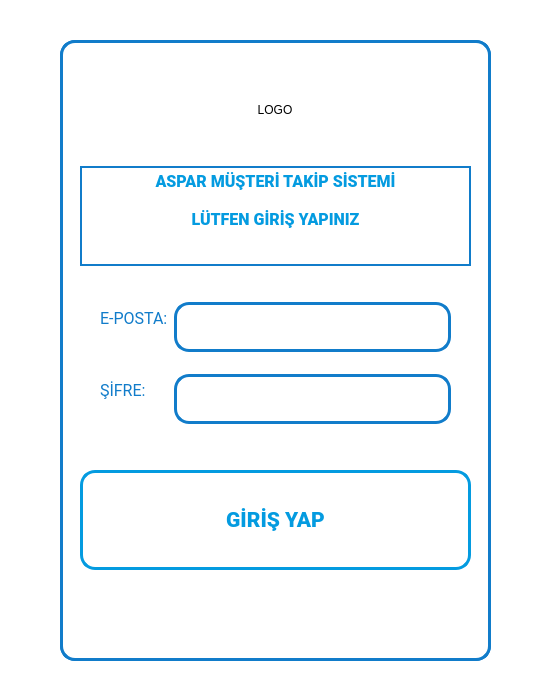
<?xml version="1.0" encoding="UTF-8"?>
<ui version="4.0">
 <class>girisyap</class>
 <widget class="QMainWindow" name="girisyap">
  <property name="geometry">
   <rect>
    <x>0</x>
    <y>0</y>
    <width>534</width>
    <height>687</height>
   </rect>
  </property>
  <property name="windowTitle">
   <string>ASPARMTS - GİRİŞ YAP</string>
  </property>
  <property name="styleSheet">
   <string notr="true">border:0;</string>
  </property>
  <widget class="QWidget" name="centralwidget">
   <property name="styleSheet">
    <string notr="true">background-color: rgb(255, 255, 255);border:0;</string>
   </property>
   <widget class="QFrame" name="frame">
    <property name="geometry">
     <rect>
      <x>60</x>
      <y>40</y>
      <width>431</width>
      <height>621</height>
     </rect>
    </property>
    <property name="styleSheet">
     <string notr="true">border: 3px solid;
border-color:rgb(17, 124, 202);
border-radius:15px
</string>
    </property>
    <property name="frameShape">
     <enum>QFrame::StyledPanel</enum>
    </property>
    <property name="frameShadow">
     <enum>QFrame::Raised</enum>
    </property>
    <widget class="QWidget" name="verticalLayoutWidget">
     <property name="geometry">
      <rect>
       <x>0</x>
       <y>0</y>
       <width>431</width>
       <height>621</height>
      </rect>
     </property>
     <layout class="QVBoxLayout" name="verticalLayout">
      <property name="leftMargin">
       <number>20</number>
      </property>
      <property name="topMargin">
       <number>20</number>
      </property>
      <property name="rightMargin">
       <number>20</number>
      </property>
      <property name="bottomMargin">
       <number>20</number>
      </property>
      <item>
       <layout class="QHBoxLayout" name="horizontalLayout_3">
        <property name="topMargin">
         <number>0</number>
        </property>
        <item>
         <widget class="QLabel" name="logo">
          <property name="minimumSize">
           <size>
            <width>240</width>
            <height>100</height>
           </size>
          </property>
          <property name="maximumSize">
           <size>
            <width>240</width>
            <height>100</height>
           </size>
          </property>
          <property name="styleSheet">
           <string notr="true">border: 0
</string>
          </property>
          <property name="text">
           <string>LOGO</string>
          </property>
          <property name="alignment">
           <set>Qt::AlignCenter</set>
          </property>
         </widget>
        </item>
       </layout>
      </item>
      <item>
       <widget class="QTextBrowser" name="bilgilendirme_label">
        <property name="minimumSize">
         <size>
          <width>0</width>
          <height>100</height>
         </size>
        </property>
        <property name="maximumSize">
         <size>
          <width>16777215</width>
          <height>100</height>
         </size>
        </property>
        <property name="font">
         <font>
          <family>Roboto Black</family>
         </font>
        </property>
        <property name="styleSheet">
         <string notr="true">color: rgb(4, 155, 224);

border: 2px solid;
border-color:rgb(17, 124, 202);
border-radius:0px

</string>
        </property>
        <property name="html">
         <string>&lt;!DOCTYPE HTML PUBLIC &quot;-//W3C//DTD HTML 4.0//EN&quot; &quot;http://www.w3.org/TR/REC-html40/strict.dtd&quot;&gt;
&lt;html&gt;&lt;head&gt;&lt;meta name=&quot;qrichtext&quot; content=&quot;1&quot; /&gt;&lt;style type=&quot;text/css&quot;&gt;
p, li { white-space: pre-wrap; }
&lt;/style&gt;&lt;/head&gt;&lt;body style=&quot; font-family:'Roboto Black'; font-size:7.8pt; font-weight:400; font-style:normal;&quot;&gt;
&lt;p align=&quot;center&quot; style=&quot; margin-top:0px; margin-bottom:0px; margin-left:0px; margin-right:0px; -qt-block-indent:0; text-indent:0px;&quot;&gt;&lt;span style=&quot; font-size:12pt; font-weight:600;&quot;&gt;ASPAR MÜŞTERİ TAKİP SİSTEMİ&lt;/span&gt;&lt;/p&gt;
&lt;p align=&quot;center&quot; style=&quot;-qt-paragraph-type:empty; margin-top:0px; margin-bottom:0px; margin-left:0px; margin-right:0px; -qt-block-indent:0; text-indent:0px; font-size:12pt; font-weight:600;&quot;&gt;&lt;br /&gt;&lt;/p&gt;
&lt;p align=&quot;center&quot; style=&quot; margin-top:0px; margin-bottom:0px; margin-left:0px; margin-right:0px; -qt-block-indent:0; text-indent:0px;&quot;&gt;&lt;span style=&quot; font-size:12pt;&quot;&gt;LÜTFEN GİRİŞ YAPINIZ&lt;/span&gt;&lt;/p&gt;&lt;/body&gt;&lt;/html&gt;</string>
        </property>
       </widget>
      </item>
      <item>
       <spacer name="verticalSpacer_2">
        <property name="orientation">
         <enum>Qt::Vertical</enum>
        </property>
        <property name="sizeType">
         <enum>QSizePolicy::Fixed</enum>
        </property>
        <property name="sizeHint" stdset="0">
         <size>
          <width>20</width>
          <height>30</height>
         </size>
        </property>
       </spacer>
      </item>
      <item>
       <layout class="QFormLayout" name="formLayout">
        <property name="leftMargin">
         <number>20</number>
        </property>
        <property name="rightMargin">
         <number>20</number>
        </property>
        <item row="0" column="0">
         <widget class="QLabel" name="eposta_label">
          <property name="font">
           <font>
            <family>Roboto</family>
            <pointsize>12</pointsize>
           </font>
          </property>
          <property name="styleSheet">
           <string notr="true">color: rgb(17, 124, 202);
border:0;</string>
          </property>
          <property name="text">
           <string>E-POSTA:</string>
          </property>
         </widget>
        </item>
        <item row="2" column="0">
         <widget class="QLabel" name="sifre_label">
          <property name="font">
           <font>
            <family>Roboto</family>
            <pointsize>12</pointsize>
           </font>
          </property>
          <property name="styleSheet">
           <string notr="true">color: rgb(17, 124, 202);
border:0;</string>
          </property>
          <property name="text">
           <string>ŞİFRE:</string>
          </property>
         </widget>
        </item>
        <item row="0" column="1">
         <widget class="QLineEdit" name="eposta_lineedit">
          <property name="minimumSize">
           <size>
            <width>0</width>
            <height>50</height>
           </size>
          </property>
          <property name="font">
           <font>
            <family>Roboto</family>
            <pointsize>12</pointsize>
           </font>
          </property>
          <property name="styleSheet">
           <string notr="true">QLineEdit{

border: 3px solid;
border-color:rgb(17, 124, 202);
border-radius:15px

}</string>
          </property>
          <property name="text">
           <string/>
          </property>
          <property name="alignment">
           <set>Qt::AlignCenter</set>
          </property>
         </widget>
        </item>
        <item row="2" column="1">
         <widget class="QLineEdit" name="sifre_lineedit">
          <property name="minimumSize">
           <size>
            <width>0</width>
            <height>50</height>
           </size>
          </property>
          <property name="font">
           <font>
            <family>Roboto</family>
            <pointsize>12</pointsize>
           </font>
          </property>
          <property name="styleSheet">
           <string notr="true">QLineEdit{

border: 3px solid;
border-color:rgb(17, 124, 202);
border-radius:15px

}</string>
          </property>
          <property name="inputMask">
           <string/>
          </property>
          <property name="text">
           <string/>
          </property>
          <property name="alignment">
           <set>Qt::AlignCenter</set>
          </property>
         </widget>
        </item>
        <item row="1" column="1">
         <spacer name="verticalSpacer">
          <property name="orientation">
           <enum>Qt::Vertical</enum>
          </property>
          <property name="sizeType">
           <enum>QSizePolicy::Fixed</enum>
          </property>
          <property name="sizeHint" stdset="0">
           <size>
            <width>10</width>
            <height>10</height>
           </size>
          </property>
         </spacer>
        </item>
       </layout>
      </item>
      <item>
       <spacer name="verticalSpacer_4">
        <property name="orientation">
         <enum>Qt::Vertical</enum>
        </property>
        <property name="sizeType">
         <enum>QSizePolicy::Fixed</enum>
        </property>
        <property name="sizeHint" stdset="0">
         <size>
          <width>20</width>
          <height>40</height>
         </size>
        </property>
       </spacer>
      </item>
      <item>
       <widget class="QPushButton" name="girisyap_buton">
        <property name="minimumSize">
         <size>
          <width>0</width>
          <height>100</height>
         </size>
        </property>
        <property name="maximumSize">
         <size>
          <width>16777215</width>
          <height>100</height>
         </size>
        </property>
        <property name="font">
         <font>
          <family>Roboto Black</family>
          <pointsize>16</pointsize>
          <weight>75</weight>
          <bold>true</bold>
         </font>
        </property>
        <property name="styleSheet">
         <string notr="true">QPushButton {
color: rgb(4, 155, 224);
background-color: rgb(255, 255, 255);
border: 3px solid;
border-color:#049BE0;
border-radius:15px
}

QPushButton:hover{
	color: rgb(255, 255, 255);
	background-color: rgb(4, 155, 224);

}

QPushButton:pressed{
	background-color: rgb(62, 198, 247);
}</string>
        </property>
        <property name="text">
         <string>GİRİŞ YAP</string>
        </property>
       </widget>
      </item>
      <item>
       <widget class="QLabel" name="label">
        <property name="font">
         <font>
          <family>Roboto</family>
          <pointsize>12</pointsize>
          <weight>50</weight>
          <bold>false</bold>
         </font>
        </property>
        <property name="styleSheet">
         <string notr="true">border:0;
color: rgb(255, 0, 0);</string>
        </property>
        <property name="text">
         <string/>
        </property>
        <property name="alignment">
         <set>Qt::AlignCenter</set>
        </property>
       </widget>
      </item>
     </layout>
    </widget>
   </widget>
  </widget>
 </widget>
 <resources/>
 <connections/>
</ui>
